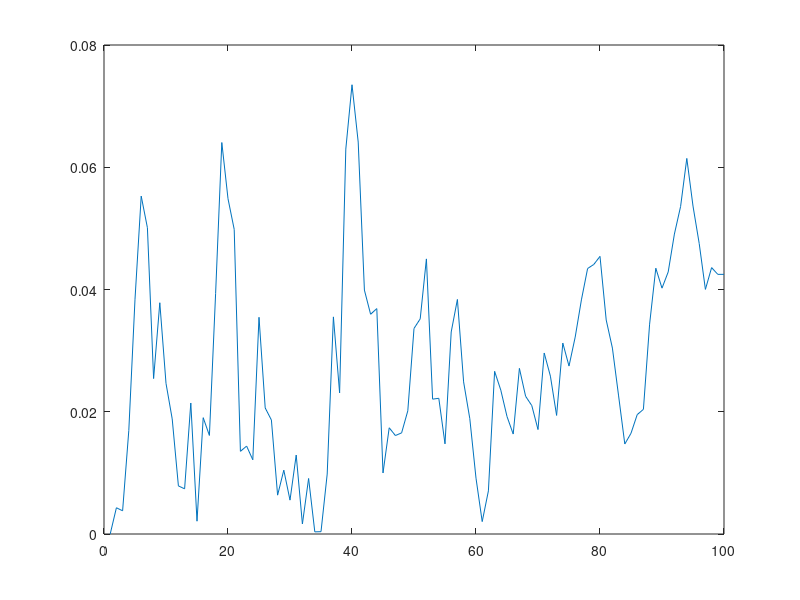
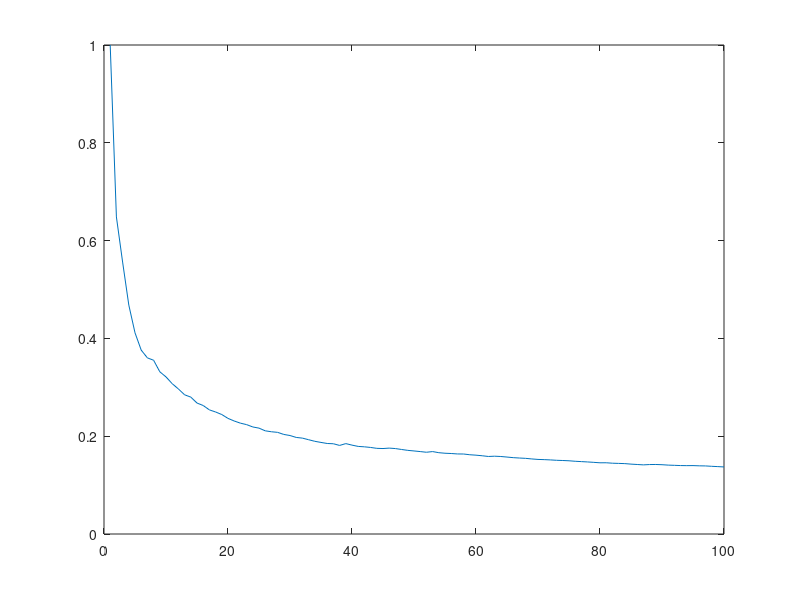
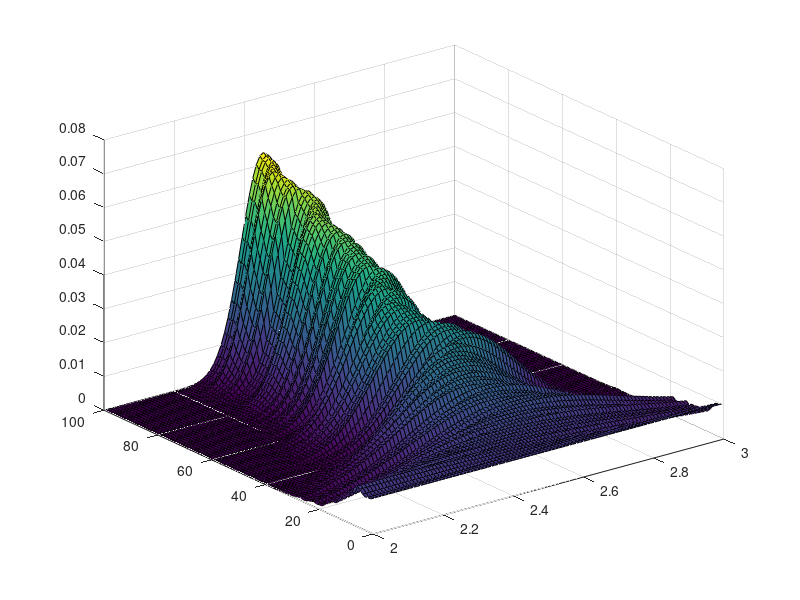

The MATLAB script that drew these images, in order:
clc;
clear all;

%bayesian learning stuffs brother
expct=@(x,px) sum(x.*px); 

%This par;t is the T1 simulation
TrueT1=2.5; %actual value of T1 that we will try to find using BL
noiseSTD=0.1; %STD of noise added to the model 
Pn=@(t) ((-2*(exp(-t/TrueT1)))+1)+noiseSTD*randn(1); %noisy model 
P=@(t,T) ((-2*(exp(-t/T)))+1); %noiseless model 
Tone=@(t,q) t./(log(2./(1-q))); %T1 based on time and polarization

%defining likelihood function to be a normal distribution
c=linspace(-1,1,1000)'; %possible polarization values
T1Space=@(t) Tone(t,c); %space transformed from polarization to T1 (not sure if this is needed) 
Likelihood=@(t,T) normpdf(c,P(t,T),noiseSTD); %t is experimental parameter (tau) 

%prior=@(tau, mean, std, T, D) ;

%Sequantial monte carlo
N=100; %number of SQM iterations
Ptest=zeros(N,1); %vector of measured polarizations
Ttest=zeros(N,1); %vector of expectation of T1
ttest=zeros(N,1); %vector of experimental parameters (tau)
STDguess=ones(N,1);
Td=linspace(2,3,100)'; %vector of T1 discritizations
Risk=zeros(N,1);
W=zeros(N, length(Td)); %matrix of weights
W(1,:)=ones(length(Td),1)*1/length(Td);

for j=2:N %iterating through SMC

Ttest(j)=expct(Td,W(j-1,:)');
ttest(j)=Ttest(j)/log(2);
Ptest(j)=Pn(ttest(j));
Risk(j-1)=abs(TrueT1-Ttest(j));
Pnew=P(ttest,Ttest(j));
Per=Pnew-Ptest;
STDguess(j)=std(Per(1:j));

    for k=1:length(Td) %Updating weights
        W(j,k)=normpdf(Ptest(j),P(ttest(j),Td(k)),STDguess(j))*W(j-1,k);
    end
W(j,:)=W(j,:)./sum(W(j,:));
end
Risk(end)=abs(TrueT1-Ttest(end));
%plotting stuff because stuff needs to be plotted
h=1/100; %this controls which part of the data gets plotted
[X,Y]=meshgrid(Td,(N*h:N));
figure(4);
surf(X,Y,W(N*h:end,:));
figure(2);
plot(1:N,Risk);
figure(3);
plot(STDguess);
%this part is the real part, the one and only, the true t1erminator


% t is tau, T is T1